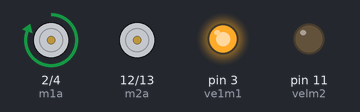
This sketch was run on a simulated Arduino Uno, built with avr-gcc and run on an emulated ATmega328P. Parts: motor-driver pin pairs drawn as motors (green arrow = first pin HIGH = forward, orange = second pin HIGH = backward, longer = more drive), output pins drawn as LEDs (lit = HIGH).

Above: at 2.5 s.
At 7.5 s:
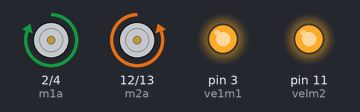
At 12.5 s:
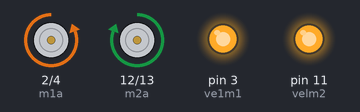
Timing chart, 0 to 17.3 s (numbered marks = the images above):
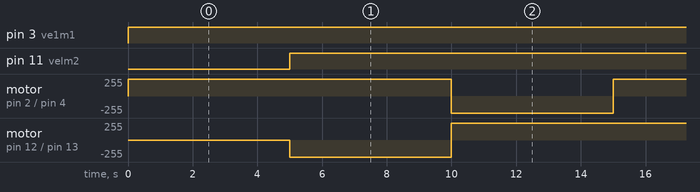

The sketch:

aula-020.ino
```cpp
// https://www.tinkercad.com/things/ctfUCkk7ex1-exquisite-curcan/editel?tenant=circuits
// PonteH, motor DC girando nos dois sentidos, L293D

#define ve1m1 3
#define m1a 2
#define m1b 4
#define velm2 11
#define m2a 12
#define m2b 13
#define tmp 5000

int vel=255;

void setup() {
  pinMode(ve1m1,OUTPUT); // Todas as portas como Saída.
  pinMode(m1a,OUTPUT);
  pinMode(m1b,OUTPUT);
  pinMode(velm2,OUTPUT);
  pinMode(m2a,OUTPUT);
  pinMode(m2b,OUTPUT);

  analogWrite(ve1m1,0); // Inicializa tudo do Zero.
  digitalWrite(m1a,LOW);
  digitalWrite(m1b,LOW);
  analogWrite(velm2,0);
  digitalWrite(m2a,LOW);
  digitalWrite(m2b,LOW);

}

void loop() {
  // m1
  analogWrite(ve1m1,vel); // Define vel para 255
  digitalWrite(m1a,HIGH); // motor gira em um sentido
  digitalWrite(m1b,LOW); //
  delay(tmp); // Durande esse tempo
// m2
  analogWrite(velm2,vel);
  digitalWrite(m2a,LOW);
  digitalWrite(m2b,HIGH);
  delay(tmp);

// --------

   // m1                      // Inverte a seleção
  digitalWrite(m1a,LOW);
  digitalWrite(m1b,HIGH);
  // delay(tmp);
  // m2
  digitalWrite(m2a,HIGH);
  digitalWrite(m2b,LOW);
  delay(tmp);
}

/*
 * L293D - ponte H Dupla, controla até 2 motores
 * Arduino/Microcontroller - 2 e 7 - sentido do motor, um tem que estar HIGH e outro LOW
 * LOW + LOW = Motor parado.
 * HIGH + HIGH = Motor frenado ou "freiado" criando resistência ao giro.
 *
 * pino 8 = entrada de alimentação da bateria; pino 16 entrada de alimentação do arduino.
 * pino 1 velocidade (PWM).
 */
```

Measured:
- by itself, pin 3 (ve1m1): LOW → HIGH at 0.00 s
- by itself, pin 11 (velm2): LOW → HIGH at 5.0 s
- by itself, motor on pin 2 (m1a) / pin 4 (m1b), motor on pin 12 (m2a) / pin 13 (m2b): alternates forward 255/255 for 10.0 s and backward 255/255 for 5.0 s
